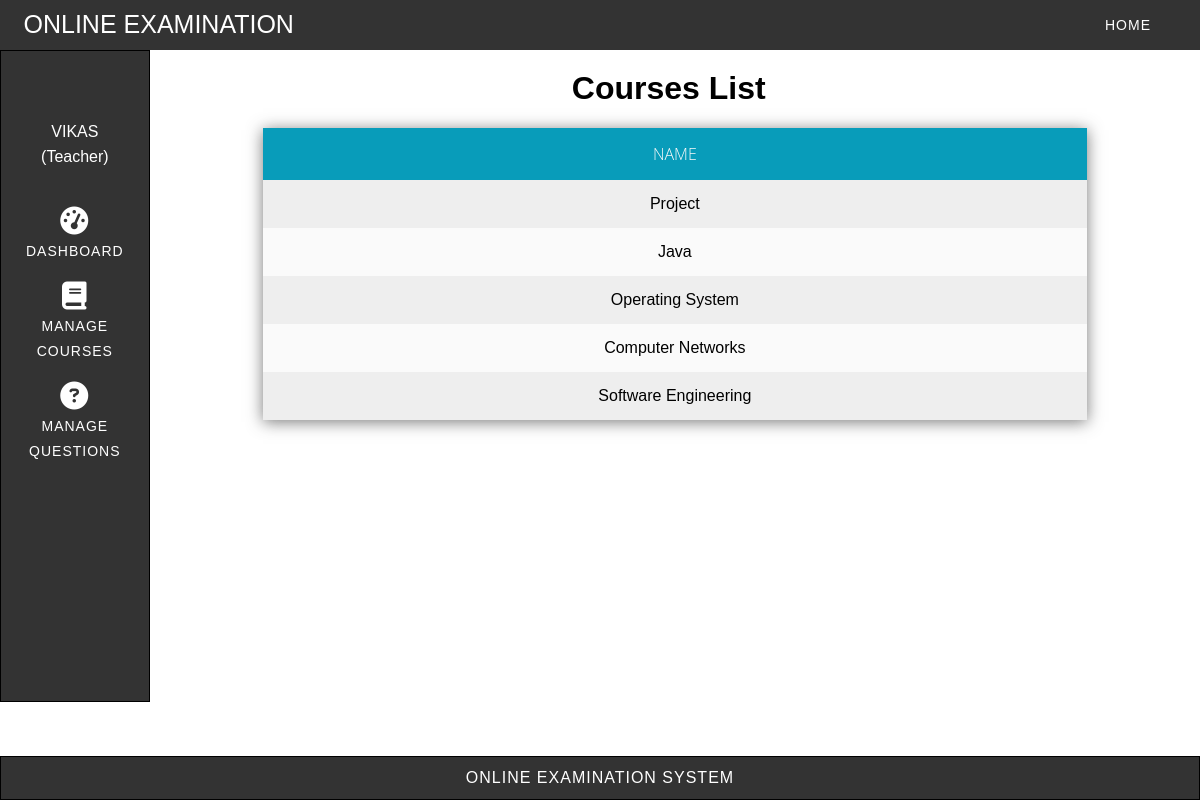
The app's page /exam/teacher_courses_list/ (signed in) with its own data.
### exam/models.py (models this page shows, shortened)
class Course(models.Model):
    coursename = models.CharField(max_length=20)
    time = models.IntegerField(default=1)
    negative_marking = models.FloatField()
    date = models.DateField()
    scheduled_exam_time=models.TimeField()

### exam/views.py (the view)
# urls.py: path('teacher_courses_list/',teacher_courses_list),
def teacher_courses_list(request):
    courses = Course.objects.all()
    res = render(request, 'exam/teacher_courses_list.html',
                 {'courses': courses})
    return res

### templates/exam/teacher_courses_list.html (shortened to what this page needs)
<!DOCTYPE html>
<html lang="en">
<head>
    <link rel="stylesheet" href="/static/css/teacher_courses_list.css">
</head>
<body>
    <div id="main">
        <div id="navbar">
            <nav>
                <div class="logo">Online Examination</div>
                <ul class="menu-area">
                    <li><a href="http://localhost:8000/">Home</a></li>
                </ul>
            </nav>
        </div>
        <div id="center">
            <div id="left">
                <aside>
                    <br>
                    <div id="user-information">
                        <div>{{request.session.realname}}</div>
                        <div>(Teacher)</div>
                    </div>
                    <br>
                    <ul id="left-menu">
                        <li><a href="http://localhost:8000/exam/teacher_after_login/"><i
                                    class="fa-solid fa-gauge-high fa-2x"></i> <br> Dashboard</a></li>
                        <br>
                        <li><a href="http://localhost:8000/exam/teacher_add_courses/"> <i
                                    class="fa-solid fa-book fa-2x"></i><br> Manage Courses</a></li>
                        <br>
                        <li><a href="http://localhost:8000/exam/teacher_add_questions/"><i
                                    class="fa-solid fa-circle-question fa-2x"></i> <br> Manage Questions</a></li>
                    </ul>
                </aside>
            </div>
            <div id="right">
                <div id="content">
                    <h1>Courses List</h1>
                    <table>
                        <tr>
                            <th>Name</th>
                        </tr>
                        {% for course in courses%}
                        <tr>
                            <td> {{course.coursename}} </td>
                        </tr>
                        {%endfor%}
                    </table>
                </div>
            </div>
        </div>
        <div id="footer">
            <div id="footer-text">
                Online Examination System
            </div>
        </div>
    </div>
</body>
</html>

### static/css/teacher_courses_list.css (style rules this page uses)
* { margin: 0; padding: 0; outline: 0; box-sizing: border-box; }
body { font-family: sans-serif; }
#main { position: relative; display: flex; flex-direction: column; height: 100%; }
#navbar { position: sticky; top: 0%; width: 100%; z-index: 10; }
nav { margin: 0 auto; padding: 10px 0; background: #333; text-align: right; padding-right: 2%; }
.logo { width: 35%; float: left; text-transform: uppercase; color: #fff; font-size: 25px; text-align: left; padding-left: 2%; }
.menu-area li { display: inline-block; }
li a { text-decoration: none; }
li { list-style-type: none; }
a { color: #fff; font-weight: 300; letter-spacing: 1px; text-transform: uppercase; display: block; padding: 0 25px; font-size: 14px; line-height: 30px; z-index: 1; }
#center { display: flex; flex-direction: row; height: 652px; margin-bottom: 3.3%; }
#left { width: min-content; }
#left li a { line-height: 25px; }
aside { border: 1px solid black; height: 100%; color: white; margin: 0 auto; padding: 30px 0; background: #333; z-index: -1; text-align: center; }
#user-information { line-height: 25px; margin: 20px; }
#right { padding: 10px; display: flex; flex-direction: row; width: 100%; }
#content { word-break: break-all; width: 100%; position: relative; }
h1 { margin: 1% 40%; }
table { width: 80%; border-collapse: collapse; border-spacing: 0; box-shadow: 0 2px 15px rgba(64, 64, 64, .7); overflow: hidden; margin-left: 10%; margin-right: 10%; margin-top: 2%; }
td, th { padding: 15px 20px; text-align: center; }
th { background-color: rgb(8, 156, 186); color: #fafafa; font-family: 'Open Sans', Sans-serif; font-weight: 200; text-transform: uppercase; }
tr { width: 100%; background-color: #fafafa; font-family: 'Montserrat', sans-serif; }
tr:nth-child(even) { background-color: #eeeeee; }
#footer { position: fixed; bottom: 0px; width: 100%; z-index: 10; }
#footer-text { border: 1px solid black; color: white; margin: 0 auto; padding: 1% 0; background: #333; text-align: center; letter-spacing: 1px; text-transform: uppercase; }

### records on screen
Course: coursename "Project"
Course: coursename "Java"
Course: coursename "Operating System"
Course: coursename "Computer Networks"
Course: coursename "Software Engineering"

### other values on screen
{{ request.session.realname }} "VIKAS"
